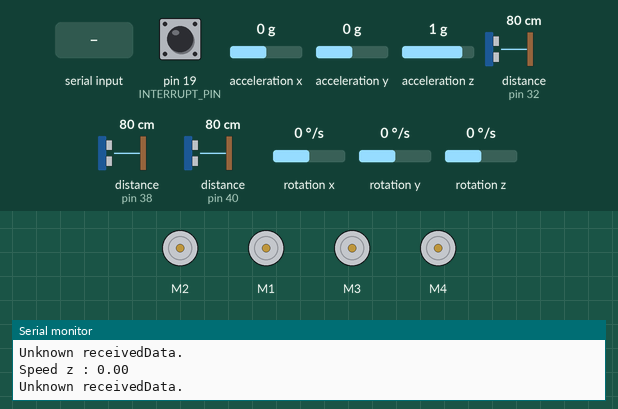
Simulated run of this sketch. Board: Arduino Mega 2560, built with avr-gcc and run on an emulated ATmega2560. Shown: 4 × DC motor (green arrow = forward, orange = backward, longer = faster), the last lines printed to the serial monitor. Wiring (inferred from the names in the program): 3 × ultrasonic range finder: trigger pin 34, echo pin 32 / trigger pin 36, echo pin 38 / trigger pin 42, echo pin 40. The inputs (shaded band) are chosen by the test bench; at power-on: rotation z 0 °/s, distance to the obstacle (sensors on pin 32, pin 40, pin 38) 80 cm, pin 19 (INTERRUPT_PIN) LOW, acceleration x 0 g, acceleration y 0 g, acceleration z 1 g, rotation x 0 °/s, rotation y 0 °/s. The echo pulse lasts 58.3 µs per cm.

Above: at 1.7 s.
1.8 s: rotation z set to -192 °/s
At 2.6 s:
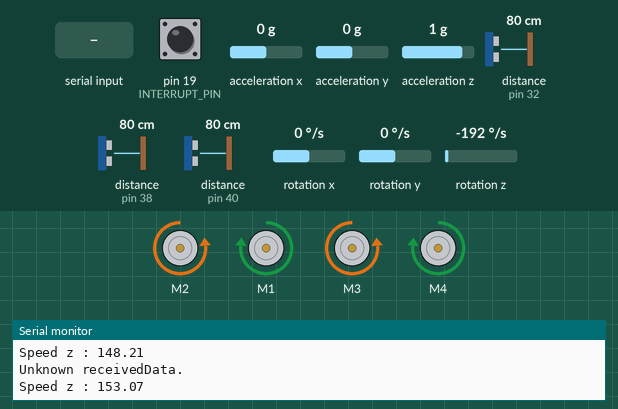
At 3.1 s:
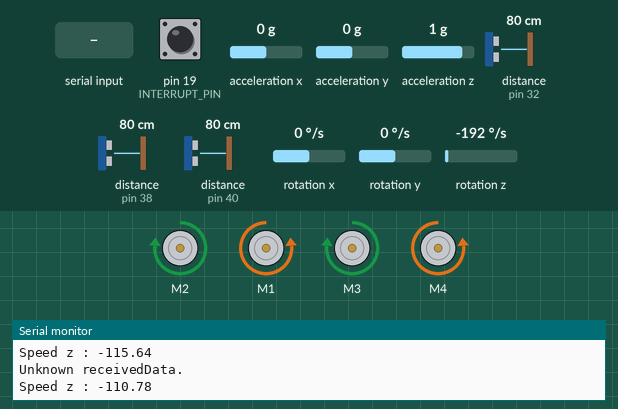
4.8 s: distance to the obstacle (sensor on pin 32) set to 2 cm
7.8 s: distance to the obstacle (sensor on pin 40) set to 4 cm
10.8 s: "forward\n" received over Serial
13.8 s: distance to the obstacle (sensor on pin 38) set to 35 cm
16.8 s: "backward\n" received over Serial
Timing chart, 0 to 25.9 s (numbered marks = the images above; inputs shaded):
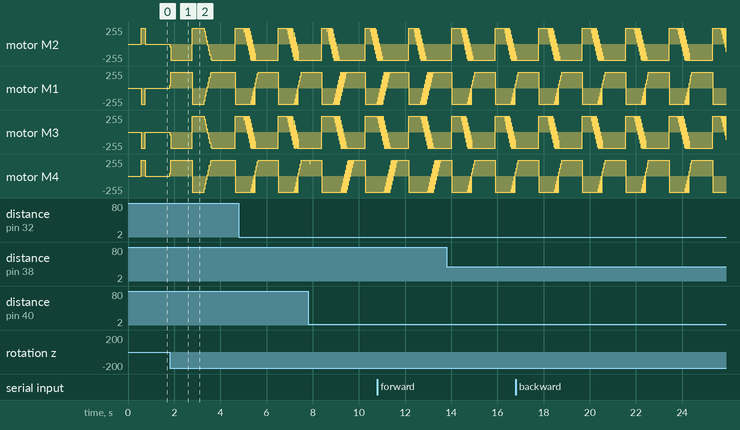

Measured:
- after the input at 1.8 s, motor M2, motor M3: ramps from forward 240/255 to backward 240/255 and jumps back, once every 1.9 s; motor M1, motor M4: ramps from backward 240/255 to forward 240/255 and jumps back, once every 1.9 s

The sketch:

Robot.ino
```cpp
#include "DriveBase.h"
#include "CapteurUltrasonique.h"
#include "customPID.h"
#include "I2Cdev.h"
#include "Arduino.h"
#include "Wire.h"
#include "IMU.h"
#include "MPU6050_6Axis_MotionApps20.h"

#define FR_MOTOR_PIN 2
#define FL_MOTOR_PIN 1
#define BR_MOTOR_PIN 3
#define BL_MOTOR_PIN 4

#define FRONT_TRIG_PIN 34
#define FRONT_ECHO_PIN 32
#define RIGHT_TRIG_PIN 36
#define RIGHT_ECHO_PIN 38
#define LEFT_TRIG_PIN 42
#define LEFT_ECHO_PIN 40

#define MIN_DISTANCE 35

AF_DCMotor FR_Motor(FR_MOTOR_PIN);
AF_DCMotor FL_Motor(FL_MOTOR_PIN);
AF_DCMotor BR_Motor(BR_MOTOR_PIN);
AF_DCMotor BL_Motor(BL_MOTOR_PIN);


CapteurUltrasonique frontDistance(FRONT_TRIG_PIN, FRONT_ECHO_PIN);
CapteurUltrasonique rightDistance(RIGHT_TRIG_PIN, RIGHT_ECHO_PIN);
CapteurUltrasonique leftDistance(LEFT_TRIG_PIN, LEFT_ECHO_PIN);
DriveBase robot(&FR_Motor, &FL_Motor, &BR_Motor, &BL_Motor);
customPID pid;
MPU6050 mpu;
IMU imu(&mpu);

int autoLoopCounter = 0;
int speedX = 0, speedY = 0, speedZ = 0;

uint16_t frontDistanceValue = 0;
uint16_t leftDistanceValue = 0;
uint16_t rightDistanceValue = 0;
uint8_t sensorTurn = 0;

void setup() {
  Serial.begin(250000);
  imu.initIMU();

  while (!Serial) {
    ;
  }
}

void loop() {
  imu.readAngle();

  float x = imu.getX();
  float y = imu.getY();
  float z = imu.getZ();

  if (Serial.available() > 0) {
    String receivedData = Serial.readStringUntil('\n');
    Serial.print("Received: ");
    Serial.println(receivedData);
    receivedData.trim();

    if (receivedData == "forward") {
      speedX = 0;
      speedY = 200;
      speedZ = 0;
    }
    else if (receivedData == "backward") {
      speedX = 0;
      speedY = -200;
      speedZ = 0;
    }
    else if (receivedData == "left") {
      speedX = 200;
      speedY = 0;
      speedZ = 0;
    }
    else if (receivedData == "right") {
      speedX = -200;
      speedY = 0;
      speedZ = 0;
    }
    else if (receivedData == "forward-left") {
      speedX = 0;
      speedY = 0;
      speedZ = 200;
    }
    else if (receivedData == "forward-right") {
      speedX = 0;
      speedY = 0;
      speedZ = -200;
    }
    else if (receivedData == "stop") {
      speedX = 0;
      speedY = 0;
      speedZ = 0;
    }
    autoLoopCounter = 0;
    } else {
      Serial.println("Unknown receivedData.");
      autoLoopCounter++;

      if (autoLoopCounter > 10) {
        speedX = 0;
        speedY = 0;
        speedZ = 0;
      }
    }

    delay(10);
    int zAdjustement = (int)(pid.zCorrection(speedZ, z));
    readDistance();
    avoidObstacle();
    Serial.print("Speed z : ");
    Serial.println(z);
    robot.drive(speedX, speedY, zAdjustement);
}


void readDistance() {
  // Alternance entre les capteurs ultrasoniques pour lire les distances
  // parce que sinon sa ralenti trop le code
  sensorTurn++;
  switch (sensorTurn) {
    case 1:
      frontDistanceValue = frontDistance.getDistance();
      break;
    case 3:
      leftDistanceValue = leftDistance.getDistance();
      break;
    case 5:
      rightDistanceValue = rightDistance.getDistance();
      break;
  }
  if (sensorTurn >= 6) {
    sensorTurn = 0;
  }
}

void avoidObstacle() {
  if (isObstacle(leftDistanceValue) && isObstacle(rightDistanceValue)) {
  } else {
    if (isObstacle(leftDistanceValue)) {
      speedX = -pid.xCorrection(MIN_DISTANCE, leftDistanceValue); // Ajustement vers la droite
    }
    if (isObstacle(rightDistanceValue)) {
      speedX = pid.xCorrection(MIN_DISTANCE, rightDistanceValue); // Ajustement vers la gauche
    }
  }
  if (isObstacle(frontDistanceValue)) {
    speedY = -pid.xCorrection(MIN_DISTANCE, frontDistanceValue); // Ajustement en arrière
  }
}

bool isObstacle(float distance) {
  return distance <= MIN_DISTANCE && distance != -1;
}
```

CapteurUltrasonique.cpp
```cpp
#include "CapteurUltrasonique.h"

CapteurUltrasonique::CapteurUltrasonique(uint8_t trigPin, uint8_t echoPin) :
    trigPin(trigPin),
    echoPin(echoPin),
    previousTime(0),
    triggerSent(false)
{
    pinMode(trigPin, OUTPUT);
    pinMode(echoPin, INPUT);
}

float CapteurUltrasonique::getDistance() {
    long duration, distance;

    digitalWrite(trigPin, LOW);
    delayMicroseconds(2);

    digitalWrite(trigPin, HIGH);
    delayMicroseconds(10);
    digitalWrite(trigPin, LOW);

    duration = pulseIn(echoPin, HIGH);

    distance = duration * 0.034 / 2;

    if (distance > 0 && distance <= 200 && distance != 65535) {
        return distance;
    } else {
        return -1;
    }
}
```

CapteurUltrasonique.h
```cpp
#ifndef CapteurUltrasonique_h
#define CapteurUltrasonique_h

#include "Arduino.h"

class CapteurUltrasonique {
public:
    CapteurUltrasonique(uint8_t trigPin, uint8_t echoPin);

    float getDistance();

    private:
    uint8_t trigPin;

    uint8_t echoPin;

    unsigned long previousTime;

    bool triggerSent;
};

#endif
```

CustomPID.cpp
```cpp
#include "customPID.h"

customPID::customPID():
  P_Z(0),
  I_Z(0),
  D_Z(0),
  P_X(0),
  D_X(0),
  P_Y(0),
  D_Y(0),
  previousErrorZ(0),
  previousMillisZ(0)
{

}

float customPID::shortestAngularDistance(float from, float to) {
    float delta = to - from;

    if (delta < -180) {
        delta += 360;
    }
    else if (delta >= 180) {
        delta -= 360;
    }

    return delta;
}

float customPID::xCorrection(float setPoint, float distance){
  float error = setPoint - distance;

  P_X = KP_X * error;

  float dx = error - previousErrorX;
  previousErrorX = error;

  D_X = KD_X * error;

  return constrain(P_X + D_X, -240, 240);
}


float customPID::zCorrection(float setPoint, float angle){

  unsigned long elaspedTime = (millis() - previousMillisZ);

  float error = shortestAngularDistance(angle, setPoint);

  if(elaspedTime > sampleRateZ){
    previousMillisZ = millis();
    previousErrorZ = error;
    I_Z += (KI_Z * error);
  }

  float dx = error - previousErrorZ;

  P_Z = KP_Z * error;
  D_Z = KD_Z * dx;

  return P_Z + D_Z;
}
```

CustomPID.h
```cpp
#ifndef customPID_h
#define customPID_h
#include "Arduino.h"

#define KP_Z 8
#define KI_Z 0.3
#define KD_Z 100

#define KP_X 4
#define KD_X 5

#define KP_Y 8
#define KD_Y 100

#define sampleRateZ 25

class customPID {
  public :
    customPID();

    float zCorrection(float setPoint, float angle);
    float xCorrection(float setPoint, float distance);

  private :
    float P_Z;
    float I_Z;
    float D_Z;

    float P_X;
    float D_X;

    float P_Y;
    float D_Y;

    float previousErrorZ;
    float previousErrorX;
    float previousErrorY;
    unsigned long previousMillisZ;

    float shortestAngularDistance(float from, float to);
};

#endif
```

DriveBase.cpp
```cpp
#include "Arduino.h"
#include <AFMotor.h>
#include "DriveBase.h"

DriveBase::DriveBase(AF_DCMotor* FR_Motor, AF_DCMotor* FL_Motor, AF_DCMotor* BR_Motor, AF_DCMotor* BL_Motor) {
  this->FR_Motor = FR_Motor;
  this->FL_Motor = FL_Motor;
  this->BR_Motor = BR_Motor;
  this->BL_Motor = BL_Motor;
}

void DriveBase::drive(int vx, int vy, int angularVelocity) {
  int FR_speed = vy + vx + angularVelocity;
  int FL_speed = vy - vx - angularVelocity;
  int BR_speed = vy - vx + angularVelocity;
  int BL_speed = vy + vx - angularVelocity;

  // Si vous souhaitez utiliser dataToSend, déclarez-le correctement.
  // Sinon, vous pouvez laisser ces lignes commentées ou les supprimer.
  // dataToSend->FR_Motor_Speed_Data = FR_speed;
  // dataToSend->FL_Motor_Speed_Data = FL_speed;
  // dataToSend->BR_Motor_Speed_Data = BR_speed;
  // dataToSend->BL_Motor_Speed_Data = BL_speed;

  setMotor(FR_Motor, FR_speed);
  setMotor(FL_Motor, FL_speed);
  setMotor(BR_Motor, BR_speed);
  setMotor(BL_Motor, BL_speed);
}

void DriveBase::setMotor(AF_DCMotor* motor, int speed) {
  if (speed == 0) {
    motor->run(RELEASE);
  } else {
    motor->run(speed < 0 ? BACKWARD : FORWARD);
  }

  speed = constrain(abs(speed), 0, 240);
  motor->setSpeed(speed);
}
```

DriveBase.h
```cpp
#ifndef DriveBase_h
#define DriveBase_h

#include "Arduino.h"
#include <AFMotor.h>

class DriveBase {
  public:
    DriveBase(AF_DCMotor* FR_Motor, AF_DCMotor* FL_Motor, AF_DCMotor* BR_Motor, AF_DCMotor* BL_Motor);

    // Méthode pour contrôler le mouvement du robot
    // vx : vitesse linéaire en x (avant-arrière)
    // vy : vitesse linéaire en y (gauche-droite)
    // angularVelocity : vitesse angulaire (rotation)
    void drive(int vx, int vy, int angularVelocity);

  private:
    // Méthode interne pour régler la vitesse d'un moteur
    void setMotor(AF_DCMotor* motor, int speed);

    AF_DCMotor* FR_Motor; // Moteur avant droit
    AF_DCMotor* FL_Motor; // Moteur avant gauche
    AF_DCMotor* BR_Motor; // Moteur arrière gauche
    AF_DCMotor* BL_Motor; // Moteur arrière droit
};

#endif
```

IMU.cpp
```cpp
#include "IMU.h"

IMU* imuInstancePtr;

IMU::IMU(MPU6050* mpu) :
  dmpReady(false),
  mpuInterrupt(false)
{
  this->mpu = mpu;
}


void IMU::dmpDataReady() {
  mpuInterrupt = true;
}

void IMU::dmpDataWrapper() {
  IMU* imuInstance = imuInstancePtr;
  imuInstance->dmpDataReady();
}

void IMU::initIMU() {
  #if I2CDEV_IMPLEMENTATION == I2CDEV_ARDUINO_WIRE
      Wire.begin();
      Wire.setClock(400000);
  #elif I2CDEV_IMPLEMENTATION == I2CDEV_BUILTIN_FASTWIRE
      Fastwire::setup(400, true);
  #endif

  imuInstancePtr = this;
  mpu->initialize();
  pinMode(INTERRUPT_PIN, INPUT);

  Serial.println(mpu->testConnection() ? F("MPU6050 connection réussite") : F("MPU6050 connection à échoué"));

  devStatus = mpu->dmpInitialize();

  mpu->setXGyroOffset(220);
  mpu->setYGyroOffset(76);
  mpu->setZGyroOffset(-85);
  mpu->setZAccelOffset(1788);

  if(devStatus == 0){
    mpu->CalibrateAccel(6);
    mpu->CalibrateGyro(6);
    mpu->PrintActiveOffsets();

    mpu->setDMPEnabled(true);

    Serial.print(digitalPinToInterrupt(INTERRUPT_PIN));
    attachInterrupt(digitalPinToInterrupt(INTERRUPT_PIN), dmpDataWrapper, RISING);
    mpuIntStatus = mpu->getIntStatus();

    dmpReady = true;

    packetSize = mpu->dmpGetFIFOPacketSize();
  } else {
    Serial.print(F("DMP intialisation à échoué(code "));
    Serial.print(devStatus);
    Serial.println(F(")"));
  }
}

void IMU::readAngle(){
  if(!dmpReady) return;

  if(mpu->dmpGetCurrentFIFOPacket(fifoBuffer)) {
    mpu->dmpGetQuaternion(&q, fifoBuffer);
    mpu->dmpGetAccel(&aa, fifoBuffer);
    mpu->dmpGetGravity(&gravity, &q);
    mpu->dmpGetYawPitchRoll(ypr, &q, &gravity);
    mpu->dmpGetLinearAccel(&aaReal, &aa, &gravity);

    z = ypr[0] * 180/M_PI;
    y = ypr[1] * 180/M_PI;
    x = ypr[2] * 180/M_PI;

    accel_x = aaReal.x;
    accel_y = aaReal.y;
    accel_z = aaReal.z;
  }
}

float IMU::getX(){
  return x;
}

float IMU::getY(){
  return y;
}

float IMU::getZ(){
  return z;
}

float IMU::getAccelX(){
  return accel_x;
}

float IMU::getAccelY(){
  return accel_y;
}

float IMU::getAccelZ(){
  return accel_z;
}
```

IMU.h
```cpp
#ifndef IMU_h
#define IMU_h
#include "I2Cdev.h"
#include "Arduino.h"
#include "Wire.h"
#include "MPU6050_6Axis_MotionApps20.h"

#define INTERRUPT_PIN 19

class IMU {
  public :
    IMU(MPU6050* mpu);            // Constructeur de la clase
    void initIMU();               // Initialise l'IMU
    void readAngle();             // Lit les angles
    static void dmpDataWrapper(); // Méthode static pour envelopper les données DMP
    float getX();                 // Retourne l'angle en X
    float getY();                 // Retourne l'angle en Y
    float getZ();                 // Retourne l'angle en Z
    float getAccelX();
    float getAccelY();
    float getAccelZ();

  private :
    MPU6050* mpu;           // Pointeur vers l'object MPU6050

    bool dmpReady;          // Indique si DMP est prêt
    volatile bool mpuInterrupt; // Flag d'interruption du MPU
    uint8_t mpuIntStatus;   // Le status de l'interrupt du MPU
    uint8_t devStatus;      // 0 = fonctionner, 1 = erreur
    uint16_t packetSize;    // La grandeur du packet size attendus(defaut = 42 bytes)
    uint16_t fifoCount;     // Compte les bytes dans le FIFO
    uint8_t fifoBuffer[64]; // FIFO storage buffer

    Quaternion q;           // [w, x, y, z]         quaternion
    VectorFloat gravity;    // [x, y, z]            vecteur gravité
    VectorInt16 aa;         // [x, y, z]            accel sensor measurements
    VectorInt16 aaReal;

    float ypr[3];
    float x;
    float y;
    float z;
    float accel_x;
    float accel_y;
    float accel_z;

    void dmpDataReady();
};

#endif
```
